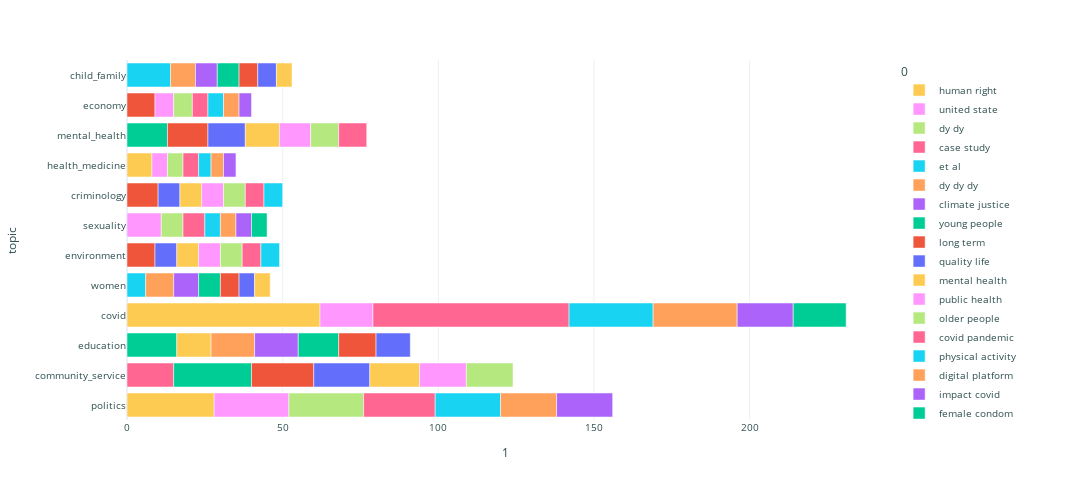

The code cell stored with this chart in its notebook:
### Code cell
fig = px.bar(df4, x=1, y='topic', template='plotly_white', orientation='h',
             labels={1: 'freqcy', 0: 'Bigram', 'topic': 'topic'},
             color=0, color_discrete_sequence=px.colors.qualitative.Plotly_r)
fig.update_layout(font=dict(size=10, color='DarkSlateGray'))
fig.update_layout(width=1200, height=500)
fig.show()

fig.write_html("figures/corex_topics_bigram.html")

### Figure 1 — Plotly figure (JSON) as saved in the notebook; plotly's stock layout.template omitted (floating-point values rounded to 4 significant figures)
{"data": [{"alignmentgroup": "True", "hovertemplate": "0=human right<br>1=%{x}<br>topic=%{y}<extra></extra>", "legendgroup": "human right", "marker": {"color": "#FECB52", "pattern": {"shape": ""}}, "name": "human right", "offsetgroup": "human right", "orientation": "h", "showlegend": true, "textposition": "auto", "type": "bar", "x": [28], "xaxis": "x", "y": ["politics"], "yaxis": "y"}, {"alignmentgroup": "True", "hovertemplate": "0=united state<br>1=%{x}<br>topic=%{y}<extra></extra>", "legendgroup": "united state", "marker": {"color": "#FF97FF", "pattern": {"shape": ""}}, "name": "united state", "offsetgroup": "united state", "orientation": "h", "showlegend": true, "textposition": "auto", "type": "bar", "x": [24], "xaxis": "x", "y": ["politics"], "yaxis": "y"}, {"alignmentgroup": "True", "hovertemplate": "0=dy dy<br>1=%{x}<br>topic=%{y}<extra></extra>", "legendgroup": "dy dy", "marker": {"color": "#B6E880", "pattern": {"shape": ""}}, "name": "dy dy", "offsetgroup": "dy dy", "orientation": "h", "showlegend": true, "textposition": "auto", "type": "bar", "x": [24], "xaxis": "x", "y": ["politics"], "yaxis": "y"}, {"alignmentgroup": "True", "hovertemplate": "0=case study<br>1=%{x}<br>topic=%{y}<extra></extra>", "legendgroup": "case study", "marker": {"color": "#FF6692", "pattern": {"shape": ""}}, "name": "case study", "offsetgroup": "case study", "orientation": "h", "showlegend": true, "textposition": "auto", "type": "bar", "x": [23, 15], "xaxis": "x", "y": ["politics", "community_service"], "yaxis": "y"}, {"alignmentgroup": "True", "hovertemplate": "0=et al<br>1=%{x}<br>topic=%{y}<extra></extra>", "legendgroup": "et al", "marker": {"color": "#19D3F3", "pattern": {"shape": ""}}, "name": "et al", "offsetgroup": "et al", "orientation": "h", "showlegend": true, "textposition": "auto", "type": "bar", "x": [21], "xaxis": "x", "y": ["politics"], "yaxis": "y"}, {"alignmentgroup": "True", "hovertemplate": "0=dy dy dy<br>1=%{x}<br>topic=%{y}<extra></extra>", "legendgroup": "dy dy dy", "marker": {"color": "#FFA15A", "pattern": {"shape": ""}}, "name": "dy dy dy", "offsetgroup": "dy dy dy", "orientation": "h", "showlegend": true, "textposition": "auto", "type": "bar", "x": [18], "xaxis": "x", "y": ["politics"], "yaxis": "y"}, {"alignmentgroup": "True", "hovertemplate": "0=climate justice<br>1=%{x}<br>topic=%{y}<extra></extra>", "legendgroup": "climate justice", "marker": {"color": "#AB63FA", "pattern": {"shape": ""}}, "name": "climate justice", "offsetgroup": "climate justice", "orientation": "h", "showlegend": true, "textposition": "auto", "type": "bar", "x": [18], "xaxis": "x", "y": ["politics"], "yaxis": "y"}, {"alignmentgroup": "True", "hovertemplate": "0=young people<br>1=%{x}<br>topic=%{y}<extra></extra>", "legendgroup": "young people", "marker": {"color": "#00CC96", "pattern": {"shape": ""}}, "name": "young people", "offsetgroup": "young people", "orientation": "h", "showlegend": true, "textposition": "auto", "type": "bar", "x": [25, 16], "xaxis": "x", "y": ["community_service", "education"], "yaxis": "y"}, {"alignmentgroup": "True", "hovertemplate": "0=long term<br>1=%{x}<br>topic=%{y}<extra></extra>", "legendgroup": "long term", "marker": {"color": "#EF553B", "pattern": {"shape": ""}}, "name": "long term", "offsetgroup": "long term", "orientation": "h", "showlegend": true, "textposition": "auto", "type": "bar", "x": [20], "xaxis": "x", "y": ["community_service"], "yaxis": "y"}, {"alignmentgroup": "True", "hovertemplate": "0=quality life<br>1=%{x}<br>topic=%{y}<extra></extra>", "legendgroup": "quality life", "marker": {"color": "#636EFA", "pattern": {"shape": ""}}, "name": "quality life", "offsetgroup": "quality life", "orientation": "h", "showlegend": true, "textposition": "auto", "type": "bar", "x": [18], "xaxis": "x", "y": ["community_service"], "yaxis": "y"}, {"alignmentgroup": "True", "hovertemplate": "0=mental health<br>1=%{x}<br>topic=%{y}<extra></extra>", "legendgroup": "mental health", "marker": {"color": "#FECB52", "pattern": {"shape": ""}}, "name": "mental health", "offsetgroup": "mental health", "orientation": "h", "showlegend": true, "textposition": "auto", "type": "bar", "x": [16, 62, 11], "xaxis": "x", "y": ["community_service", "covid", "education"], "yaxis": "y"}, {"alignmentgroup": "True", "hovertemplate": "0=public health<br>1=%{x}<br>topic=%{y}<extra></extra>", "legendgroup": "public health", "marker": {"color": "#FF97FF", "pattern": {"shape": ""}}, "name": "public health", "offsetgroup": "public health", "orientation": "h", "showlegend": true, "textposition": "auto", "type": "bar", "x": [15, 17], "xaxis": "x", "y": ["community_service", "covid"], "yaxis": "y"}, {"alignmentgroup": "True", "hovertemplate": "0=older people<br>1=%{x}<br>topic=%{y}<extra></extra>", "legendgroup": "older people", "marker": {"color": "#B6E880", "pattern": {"shape": ""}}, "name": "older people", "offsetgroup": "older people", "orientation": "h", "showlegend": true, "textposition": "auto", "type": "bar", "x": [15], "xaxis": "x", "y": ["community_service"], "yaxis": "y"}, {"alignmentgroup": "True", "hovertemplate": "0=covid pandemic<br>1=%{x}<br>topic=%{y}<extra></extra>", "legendgroup": "covid pandemic", "marker": {"color": "#FF6692", "pattern": {"shape": ""}}, "name": "covid pandemic", "offsetgroup": "covid pandemic", "orientation": "h", "showlegend": true, "textposition": "auto", "type": "bar", "x": [63], "xaxis": "x", "y": ["covid"], "yaxis": "y"}, {"alignmentgroup": "True", "hovertemplate": "0=physical activity<br>1=%{x}<br>topic=%{y}<extra></extra>", "legendgroup": "physical activity", "marker": {"color": "#19D3F3", "pattern": {"shape": ""}}, "name": "physical activity", "offsetgroup": "physical activity", "orientation": "h", "showlegend": true, "textposition": "auto", "type": "bar", "x": [27, 6], "xaxis": "x", "y": ["covid", "women"], "yaxis": "y"}, {"alignmentgroup": "True", "hovertemplate": "0=digital platform<br>1=%{x}<br>topic=%{y}<extra></extra>", "legendgroup": "digital platform", "marker": {"color": "#FFA15A", "pattern": {"shape": ""}}, "name": "digital platform", "offsetgroup": "digital platform", "orientation": "h", "showlegend": true, "textposition": "auto", "type": "bar", "x": [27], "xaxis": "x", "y": ["covid"], "yaxis": "y"}, {"alignmentgroup": "True", "hovertemplate": "0=impact covid<br>1=%{x}<br>topic=%{y}<extra></extra>", "legendgroup": "impact covid", "marker": {"color": "#AB63FA", "pattern": {"shape": ""}}, "name": "impact covid", "offsetgroup": "impact covid", "orientation": "h", "showlegend": true, "textposition": "auto", "type": "bar", "x": [18], "xaxis": "x", "y": ["covid"], "yaxis": "y"}, {"alignmentgroup": "True", "hovertemplate": "0=female condom<br>1=%{x}<br>topic=%{y}<extra></extra>", "legendgroup": "female condom", "marker": {"color": "#00CC96", "pattern": {"shape": ""}}, "name": "female condom", "offsetgroup": "female condom", "orientation": "h", "showlegend": true, "textposition": "auto", "type": "bar", "x": [17], "xaxis": "x", "y": ["covid"], "yaxis": "y"}, {"alignmentgroup": "True", "hovertemplate": "0=discriminating power<br>1=%{x}<br>topic=%{y}<extra></extra>", "legendgroup": "discriminating power", "marker": {"color": "#EF553B", "pattern": {"shape": ""}}, "name": "discriminating power", "offsetgroup": "discriminating power", "orientation": "h", "showlegend": true, "textposition": "auto", "type": "bar", "x": [9], "xaxis": "x", "y": ["environment"], "yaxis": "y"}, {"alignmentgroup": "True", "hovertemplate": "0=disruptive innovation<br>1=%{x}<br>topic=%{y}<extra></extra>", "legendgroup": "disruptive innovation", "marker": {"color": "#636EFA", "pattern": {"shape": ""}}, "name": "disruptive innovation", "offsetgroup": "disruptive innovation", "orientation": "h", "showlegend": true, "textposition": "auto", "type": "bar", "x": [7], "xaxis": "x", "y": ["environment"], "yaxis": "y"}, {"alignmentgroup": "True", "hovertemplate": "0=centrality metric<br>1=%{x}<br>topic=%{y}<extra></extra>", "legendgroup": "centrality metric", "marker": {"color": "#FECB52", "pattern": {"shape": ""}}, "name": "centrality metric", "offsetgroup": "centrality metric", "orientation": "h", "showlegend": true, "textposition": "auto", "type": "bar", "x": [7], "xaxis": "x", "y": ["environment"], "yaxis": "y"}, {"alignmentgroup": "True", "hovertemplate": "0=edge centrality<br>1=%{x}<br>topic=%{y}<extra></extra>", "legendgroup": "edge centrality", "marker": {"color": "#FF97FF", "pattern": {"shape": ""}}, "name": "edge centrality", "offsetgroup": "edge centrality", "orientation": "h", "showlegend": true, "textposition": "auto", "type": "bar", "x": [7], "xaxis": "x", "y": ["environment"], "yaxis": "y"}, {"alignmentgroup": "True", "hovertemplate": "0=natural law<br>1=%{x}<br>topic=%{y}<extra></extra>", "legendgroup": "natural law", "marker": {"color": "#B6E880", "pattern": {"shape": ""}}, "name": "natural law", "offsetgroup": "natural law", "orientation": "h", "showlegend": true, "textposition": "auto", "type": "bar", "x": [7], "xaxis": "x", "y": ["environment"], "yaxis": "y"}, {"alignmentgroup": "True", "hovertemplate": "0=farmer right<br>1=%{x}<br>topic=%{y}<extra></extra>", "legendgroup": "farmer right", "marker": {"color": "#FF6692", "pattern": {"shape": ""}}, "name": "farmer right", "offsetgroup": "farmer right", "orientation": "h", "showlegend": true, "textposition": "auto", "type": "bar", "x": [6], "xaxis": "x", "y": ["environment"], "yaxis": "y"}, {"alignmentgroup": "True", "hovertemplate": "0=humananimal relation<br>1=%{x}<br>topic=%{y}<extra></extra>", "legendgroup": "humananimal relation", "marker": {"color": "#19D3F3", "pattern": {"shape": ""}}, "name": "humananimal relation", "offsetgroup": "humananimal relation", "orientation": "h", "showlegend": true, "textposition": "auto", "type": "bar", "x": [6], "xaxis": "x", "y": ["environment"], "yaxis": "y"}, {"alignmentgroup": "True", "hovertemplate": "0=fracture hospitalization<br>1=%{x}<br>topic=%{y}<extra></extra>", "legendgroup": "fracture hospitalization", "marker": {"color": "#FFA15A", "pattern": {"shape": ""}}, "name": "fracture hospitalization", "offsetgroup": "fracture hospitalization", "orientation": "h", "showlegend": true, "textposition": "auto", "type": "bar", "x": [9], "xaxis": "x", "y": ["women"], "yaxis": "y"}, {"alignmentgroup": "True", "hovertemplate": "0=hospitalization rate<br>1=%{x}<br>topic=%{y}<extra></extra>", "legendgroup": "hospitalization rate", "marker": {"color": "#AB63FA", "pattern": {"shape": ""}}, "name": "hospitalization rate", "offsetgroup": "hospitalization rate", "orientation": "h", "showlegend": true, "textposition": "auto", "type": "bar", "x": [8], "xaxis": "x", "y": ["women"], "yaxis": "y"}, {"alignmentgroup": "True", "hovertemplate": "0=fracture hospitalization rate<br>1=%{x}<br>topic=%{y}<extra></extra>", "legendgroup": "fracture hospitalization rate", "marker": {"color": "#00CC96", "pattern": {"shape": ""}}, "name": "fracture hospitalization rate", "offsetgroup": "fracture hospitalization rate", "orientation": "h", "showlegend": true, "textposition": "auto", "type": "bar", "x": [7], "xaxis": "x", "y": ["women"], "yaxis": "y"}, {"alignmentgroup": "True", "hovertemplate": "0=ina group<br>1=%{x}<br>topic=%{y}<extra></extra>", "legendgroup": "ina group", "marker": {"color": "#EF553B", "pattern": {"shape": ""}}, "name": "ina group", "offsetgroup": "ina group", "orientation": "h", "showlegend": true, "textposition": "auto", "type": "bar", "x": [6], "xaxis": "x", "y": ["women"], "yaxis": "y"}, {"alignmentgroup": "True", "hovertemplate": "0=human trafficking<br>1=%{x}<br>topic=%{y}<extra></extra>", "legendgroup": "human trafficking", "marker": {"color": "#636EFA", "pattern": {"shape": ""}}, "name": "human trafficking", "offsetgroup": "human trafficking", "orientation": "h", "showlegend": true, "textposition": "auto", "type": "bar", "x": [5], "xaxis": "x", "y": ["women"], "yaxis": "y"}, {"alignmentgroup": "True", "hovertemplate": "0=trafficking slavery<br>1=%{x}<br>topic=%{y}<extra></extra>", "legendgroup": "trafficking slavery", "marker": {"color": "#FECB52", "pattern": {"shape": ""}}, "name": "trafficking slavery", "offsetgroup": "trafficking slavery", "orientation": "h", "showlegend": true, "textposition": "auto", "type": "bar", "x": [5], "xaxis": "x", "y": ["women"], "yaxis": "y"}, {"alignmentgroup": "True", "hovertemplate": "0=age standardised<br>1=%{x}<br>topic=%{y}<extra></extra>", "legendgroup": "age standardised", "marker": {"color": "#FF97FF", "pattern": {"shape": ""}}, "name": "age standardised", "offsetgroup": "age standardised", "orientation": "h", "showlegend": true, "textposition": "auto", "type": "bar", "x": [11], "xaxis": "x", "y": ["sexuality"], "yaxis": "y"}, {"alignmentgroup": "True", "hovertemplate": "0=peg rhumgdf<br>1=%{x}<br>topic=%{y}<extra></extra>", "legendgroup": "peg rhumgdf", "marker": {"color": "#B6E880", "pattern": {"shape": ""}}, "name": "peg rhumgdf", "offsetgroup": "peg rhumgdf", "orientation": "h", "showlegend": true, "textposition": "auto", "type": "bar", "x": [7], "xaxis": "x", "y": ["sexuality"], "yaxis": "y"}, {"alignmentgroup": "True", "hovertemplate": "0=multi omics<br>1=%{x}<br>topic=%{y}<extra></extra>", "legendgroup": "multi omics", "marker": {"color": "#FF6692", "pattern": {"shape": ""}}, "name": "multi omics", "offsetgroup": "multi omics", "orientation": "h", "showlegend": true, "textposition": "auto", "type": "bar", "x": [7], "xaxis": "x", "y": ["sexuality"], "yaxis": "y"}, {"alignmentgroup": "True", "hovertemplate": "0=essentialist belief<br>1=%{x}<br>topic=%{y}<extra></extra>", "legendgroup": "essentialist belief", "marker": {"color": "#19D3F3", "pattern": {"shape": ""}}, "name": "essentialist belief", "offsetgroup": "essentialist belief", "orientation": "h", "showlegend": true, "textposition": "auto", "type": "bar", "x": [5], "xaxis": "x", "y": ["sexuality"], "yaxis": "y"}, {"alignmentgroup": "True", "hovertemplate": "0=cvr transcript<br>1=%{x}<br>topic=%{y}<extra></extra>", "legendgroup": "cvr transcript", "marker": {"color": "#FFA15A", "pattern": {"shape": ""}}, "name": "cvr transcript", "offsetgroup": "cvr transcript", "orientation": "h", "showlegend": true, "textposition": "auto", "type": "bar", "x": [5], "xaxis": "x", "y": ["sexuality"], "yaxis": "y"}, {"alignmentgroup": "True", "hovertemplate": "0=rate per<br>1=%{x}<br>topic=%{y}<extra></extra>", "legendgroup": "rate per", "marker": {"color": "#AB63FA", "pattern": {"shape": ""}}, "name": "rate per", "offsetgroup": "rate per", "orientation": "h", "showlegend": true, "textposition": "auto", "type": "bar", "x": [5], "xaxis": "x", "y": ["sexuality"], "yaxis": "y"}, {"alignmentgroup": "True", "hovertemplate": "0=standardised prevalence<br>1=%{x}<br>topic=%{y}<extra></extra>", "legendgroup": "standardised prevalence", "marker": {"color": "#00CC96", "pattern": {"shape": ""}}, "name": "standardised prevalence", "offsetgroup": "standardised prevalence", "orientation": "h", "showlegend": true, "textposition": "auto", "type": "bar", "x": [5], "xaxis": "x", "y": ["sexuality"], "yaxis": "y"}, {"alignmentgroup": "True", "hovertemplate": "0=level planner<br>1=%{x}<br>topic=%{y}<extra></extra>", "legendgroup": "level planner", "marker": {"color": "#EF553B", "pattern": {"shape": ""}}, "name": "level planner", "offsetgroup": "level planner", "orientation": "h", "showlegend": true, "textposition": "auto", "type": "bar", "x": [10], "xaxis": "x", "y": ["criminology"], "yaxis": "y"}, {"alignmentgroup": "True", "hovertemplate": "0=new guinean<br>1=%{x}<br>topic=%{y}<extra></extra>", "legendgroup": "new guinean", "marker": {"color": "#636EFA", "pattern": {"shape": ""}}, "name": "new guinean", "offsetgroup": "new guinean", "orientation": "h", "showlegend": true, "textposition": "auto", "type": "bar", "x": [7], "xaxis": "x", "y": ["criminology"], "yaxis": "y"}, {"alignmentgroup": "True", "hovertemplate": "0=coercive control<br>1=%{x}<br>topic=%{y}<extra></extra>", "legendgroup": "coercive control", "marker": {"color": "#FECB52", "pattern": {"shape": ""}}, "name": "coercive control", "offsetgroup": "coercive control", "orientation": "h", "showlegend": true, "textposition": "auto", "type": "bar", "x": [7], "xaxis": "x", "y": ["criminology"], "yaxis": "y"}, {"alignmentgroup": "True", "hovertemplate": "0=harq scheme<br>1=%{x}<br>topic=%{y}<extra></extra>", "legendgroup": "harq scheme", "marker": {"color": "#FF97FF", "pattern": {"shape": ""}}, "name": "harq scheme", "offsetgroup": "harq scheme", "orientation": "h", "showlegend": true, "textposition": "auto", "type": "bar", "x": [7], "xaxis": "x", "y": ["criminology"], "yaxis": "y"}, {"alignmentgroup": "True", "hovertemplate": "0=crime prevention<br>1=%{x}<br>topic=%{y}<extra></extra>", "legendgroup": "crime prevention", "marker": {"color": "#B6E880", "pattern": {"shape": ""}}, "name": "crime prevention", "offsetgroup": "crime prevention", "orientation": "h", "showlegend": true, "textposition": "auto", "type": "bar", "x": [7], "xaxis": "x", "y": ["criminology"], "yaxis": "y"}, {"alignmentgroup": "True", "hovertemplate": "0=concentric stenosis<br>1=%{x}<br>topic=%{y}<extra></extra>", "legendgroup": "concentric stenosis", "marker": {"color": "#FF6692", "pattern": {"shape": ""}}, "name": "concentric stenosis", "offsetgroup": "concentric stenosis", "orientation": "h", "showlegend": true, "textposition": "auto", "type": "bar", "x": [6], "xaxis": "x", "y": ["criminology"], "yaxis": "y"}, {"alignmentgroup": "True", "hovertemplate": "0=papua new<br>1=%{x}<br>topic=%{y}<extra></extra>", "legendgroup": "papua new", "marker": {"color": "#19D3F3", "pattern": {"shape": ""}}, "name": "papua new", "offsetgroup": "papua new", "orientation": "h", "showlegend": true, "textposition": "auto", "type": "bar", "x": [6], "xaxis": "x", "y": ["criminology"], "yaxis": "y"}, {"alignmentgroup": "True", "hovertemplate": "0=sex education<br>1=%{x}<br>topic=%{y}<extra></extra>", "legendgroup": "sex education", "marker": {"color": "#FFA15A", "pattern": {"shape": ""}}, "name": "sex education", "offsetgroup": "sex education", "orientation": "h", "showlegend": true, "textposition": "auto", "type": "bar", "x": [14], "xaxis": "x", "y": ["education"], "yaxis": "y"}, {"alignmentgroup": "True", "hovertemplate": "0=performance anxiety<br>1=%{x}<br>topic=%{y}<extra></extra>", "legendgroup": "performance anxiety", "marker": {"color": "#AB63FA", "pattern": {"shape": ""}}, "name": "performance anxiety", "offsetgroup": "performance anxiety", "orientation": "h", "showlegend": true, "textposition": "auto", "type": "bar", "x": [14], "xaxis": "x", "y": ["education"], "yaxis": "y"}, {"alignmentgroup": "True", "hovertemplate": "0=twin pair<br>1=%{x}<br>topic=%{y}<extra></extra>", "legendgroup": "twin pair", "marker": {"color": "#00CC96", "pattern": {"shape": ""}}, "name": "twin pair", "offsetgroup": "twin pair", "orientation": "h", "showlegend": true, "textposition": "auto", "type": "bar", "x": [13], "xaxis": "x", "y": ["education"], "yaxis": "y"}, {"alignmentgroup": "True", "hovertemplate": "0=per day<br>1=%{x}<br>topic=%{y}<extra></extra>", "legendgroup": "per day", "marker": {"color": "#EF553B", "pattern": {"shape": ""}}, "name": "per day", "offsetgroup": "per day", "orientation": "h", "showlegend": true, "textposition": "auto", "type": "bar", "x": [12], "xaxis": "x", "y": ["education"], "yaxis": "y"}, {"alignmentgroup": "True", "hovertemplate": "0=intellectual disability<br>1=%{x}<br>topic=%{y}<extra></extra>", "legendgroup": "intellectual disability", "marker": {"color": "#636EFA", "pattern": {"shape": ""}}, "name": "intellectual disability", "offsetgroup": "intellectual disability", "orientation": "h", "showlegend": true, "textposition": "auto", "type": "bar", "x": [11], "xaxis": "x", "y": ["education"], "yaxis": "y"}, {"alignmentgroup": "True", "hovertemplate": "0=backed artefact<br>1=%{x}<br>topic=%{y}<extra></extra>", "legendgroup": "backed artefact", "marker": {"color": "#FECB52", "pattern": {"shape": ""}}, "name": "backed artefact", "offsetgroup": "backed artefact", "orientation": "h", "showlegend": true, "textposition": "auto", "type": "bar", "x": [8], "xaxis": "x", "y": ["health_medicine"], "yaxis": "y"}, {"alignmentgroup": "True", "hovertemplate": "0=heat treatment<br>1=%{x}<br>topic=%{y}<extra></extra>", "legendgroup": "heat treatment", "marker": {"color": "#FF97FF", "pattern": {"shape": ""}}, "name": "heat treatment", "offsetgroup": "heat treatment", "orientation": "h", "showlegend": true, "textposition": "auto", "type": "bar", "x": [5], "xaxis": "x", "y": ["health_medicine"], "yaxis": "y"}, {"alignmentgroup": "True", "hovertemplate": "0=prevalence multimorbidity<br>1=%{x}<br>topic=%{y}<extra></extra>", "legendgroup": "prevalence multimorbidity", "marker": {"color": "#B6E880", "pattern": {"shape": ""}}, "name": "prevalence multimorbidity", "offsetgroup": "prevalence multimorbidity", "orientation": "h", "showlegend": true, "textposition": "auto", "type": "bar", "x": [5], "xaxis": "x", "y": ["health_medicine"], "yaxis": "y"}, {"alignmentgroup": "True", "hovertemplate": "0=chronic condition<br>1=%{x}<br>topic=%{y}<extra></extra>", "legendgroup": "chronic condition", "marker": {"color": "#FF6692", "pattern": {"shape": ""}}, "name": "chronic condition", "offsetgroup": "chronic condition", "orientation": "h", "showlegend": true, "textposition": "auto", "type": "bar", "x": [5], "xaxis": "x", "y": ["health_medicine"], "yaxis": "y"}, {"alignmentgroup": "True", "hovertemplate": "0=reaction rate<br>1=%{x}<br>topic=%{y}<extra></extra>", "legendgroup": "reaction rate", "marker": {"color": "#19D3F3", "pattern": {"shape": ""}}, "name": "reaction rate", "offsetgroup": "reaction rate", "orientation": "h", "showlegend": true, "textposition": "auto", "type": "bar", "x": [4], "xaxis": "x", "y": ["health_medicine"], "yaxis": "y"}, {"alignmentgroup": "True", "hovertemplate": "0=surgical site<br>1=%{x}<br>topic=%{y}<extra></extra>", "legendgroup": "surgical site", "marker": {"color": "#FFA15A", "pattern": {"shape": ""}}, "name": "surgical site", "offsetgroup": "surgical site", "orientation": "h", "showlegend": true, "textposition": "auto", "type": "bar", "x": [4], "xaxis": "x", "y": ["health_medicine"], "yaxis": "y"}, {"alignmentgroup": "True", "hovertemplate": "0=site infection<br>1=%{x}<br>topic=%{y}<extra></extra>", "legendgroup": "site infection", "marker": {"color": "#AB63FA", "pattern": {"shape": ""}}, "name": "site infection", "offsetgroup": "site infection", "orientation": "h", "showlegend": true, "textposition": "auto", "type": "bar", "x": [4], "xaxis": "x", "y": ["health_medicine"], "yaxis": "y"}, {"alignmentgroup": "True", "hovertemplate": "0=suicidal ideation<br>1=%{x}<br>topic=%{y}<extra></extra>", "legendgroup": "suicidal ideation", "marker": {"color": "#00CC96", "pattern": {"shape": ""}}, "name": "suicidal ideation", "offsetgroup": "suicidal ideation", "orientation": "h", "showlegend": true, "textposition": "auto", "type": "bar", "x": [13], "xaxis": "x", "y": ["mental_health"], "yaxis": "y"}, {"alignmentgroup": "True", "hovertemplate": "0=financial well<br>1=%{x}<br>topic=%{y}<extra></extra>", "legendgroup": "financial well", "marker": {"color": "#EF553B", "pattern": {"shape": ""}}, "name": "financial well", "offsetgroup": "financial well", "orientation": "h", "showlegend": true, "textposition": "auto", "type": "bar", "x": [13, 9], "xaxis": "x", "y": ["mental_health", "economy"], "yaxis": "y"}, {"alignmentgroup": "True", "hovertemplate": "0=phone driving<br>1=%{x}<br>topic=%{y}<extra></extra>", "legendgroup": "phone driving", "marker": {"color": "#636EFA", "pattern": {"shape": ""}}, "name": "phone driving", "offsetgroup": "phone driving", "orientation": "h", "showlegend": true, "textposition": "auto", "type": "bar", "x": [12], "xaxis": "x", "y": ["mental_health"], "yaxis": "y"}, {"alignmentgroup": "True", "hovertemplate": "0=cell phone<br>1=%{x}<br>topic=%{y}<extra></extra>", "legendgroup": "cell phone", "marker": {"color": "#FECB52", "pattern": {"shape": ""}}, "name": "cell phone", "offsetgroup": "cell phone", "orientation": "h", "showlegend": true, "textposition": "auto", "type": "bar", "x": [11], "xaxis": "x", "y": ["mental_health"], "yaxis": "y"}, {"alignmentgroup": "True", "hovertemplate": "0=sp cell<br>1=%{x}<br>topic=%{y}<extra></extra>", "legendgroup": "sp cell", "marker": {"color": "#FF97FF", "pattern": {"shape": ""}}, "name": "sp cell", "offsetgroup": "sp cell", "orientation": "h", "showlegend": true, "textposition": "auto", "type": "bar", "x": [10], "xaxis": "x", "y": ["mental_health"], "yaxis": "y"}, {"alignmentgroup": "True", "hovertemplate": "0=mobile phone<br>1=%{x}<br>topic=%{y}<extra></extra>", "legendgroup": "mobile phone", "marker": {"color": "#B6E880", "pattern": {"shape": ""}}, "name": "mobile phone", "offsetgroup": "mobile phone", "orientation": "h", "showlegend": true, "textposition": "auto", "type": "bar", "x": [9], "xaxis": "x", "y": ["mental_health"], "yaxis": "y"}, {"alignmentgroup": "True", "hovertemplate": "0=mar conceived<br>1=%{x}<br>topic=%{y}<extra></extra>", "legendgroup": "mar conceived", "marker": {"color": "#FF6692", "pattern": {"shape": ""}}, "name": "mar conceived", "offsetgroup": "mar conceived", "orientation": "h", "showlegend": true, "textposition": "auto", "type": "bar", "x": [9], "xaxis": "x", "y": ["mental_health"], "yaxis": "y"}, {"alignmentgroup": "True", "hovertemplate": "0=abuse material<br>1=%{x}<br>topic=%{y}<extra></extra>", "legendgroup": "abuse material", "marker": {"color": "#19D3F3", "pattern": {"shape": ""}}, "name": "abuse material", "offsetgroup": "abuse material", "orientation": "h", "showlegend": true, "textposition": "auto", "type": "bar", "x": [14], "xaxis": "x", "y": ["child_family"], "yaxis": "y"}, {"alignmentgroup": "True", "hovertemplate": "0=gastric cancer<br>1=%{x}<br>topic=%{y}<extra></extra>", "legendgroup": "gastric cancer", "marker": {"color": "#FFA15A", "pattern": {"shape": ""}}, "name": "gastric cancer", "offsetgroup": "gastric cancer", "orientation": "h", "showlegend": true, "textposition": "auto", "type": "bar", "x": [8], "xaxis": "x", "y": ["child_family"], "yaxis": "y"}, {"alignmentgroup": "True", "hovertemplate": "0=child centred<br>1=%{x}<br>topic=%{y}<extra></extra>", "legendgroup": "child centred", "marker": {"color": "#AB63FA", "pattern": {"shape": ""}}, "name": "child centred", "offsetgroup": "child centred", "orientation": "h", "showlegend": true, "textposition": "auto", "type": "bar", "x": [7], "xaxis": "x", "y": ["child_family"], "yaxis": "y"}, {"alignmentgroup": "True", "hovertemplate": "0=wage share<br>1=%{x}<br>topic=%{y}<extra></extra>", "legendgroup": "wage share", "marker": {"color": "#00CC96", "pattern": {"shape": ""}}, "name": "wage share", "offsetgroup": "wage share", "orientation": "h", "showlegend": true, "textposition": "auto", "type": "bar", "x": [7], "xaxis": "x", "y": ["child_family"], "yaxis": "y"}, {"alignmentgroup": "True", "hovertemplate": "0=body composition<br>1=%{x}<br>topic=%{y}<extra></extra>", "legendgroup": "body composition", "marker": {"color": "#EF553B", "pattern": {"shape": ""}}, "name": "body composition", "offsetgroup": "body composition", "orientation": "h", "showlegend": true, "textposition": "auto", "type": "bar", "x": [6], "xaxis": "x", "y": ["child_family"], "yaxis": "y"}, {"alignmentgroup": "True", "hovertemplate": "0=point prevalence<br>1=%{x}<br>topic=%{y}<extra></extra>", "legendgroup": "point prevalence", "marker": {"color": "#636EFA", "pattern": {"shape": ""}}, "name": "point prevalence", "offsetgroup": "point prevalence", "orientation": "h", "showlegend": true, "textposition": "auto", "type": "bar", "x": [6], "xaxis": "x", "y": ["child_family"], "yaxis": "y"}, {"alignmentgroup": "True", "hovertemplate": "0=indigenous child<br>1=%{x}<br>topic=%{y}<extra></extra>", "legendgroup": "indigenous child", "marker": {"color": "#FECB52", "pattern": {"shape": ""}}, "name": "indigenous child", "offsetgroup": "indigenous child", "orientation": "h", "showlegend": true, "textposition": "auto", "type": "bar", "x": [5], "xaxis": "x", "y": ["child_family"], "yaxis": "y"}, {"alignmentgroup": "True", "hovertemplate": "0=regional cpi<br>1=%{x}<br>topic=%{y}<extra></extra>", "legendgroup": "regional cpi", "marker": {"color": "#FF97FF", "pattern": {"shape": ""}}, "name": "regional cpi", "offsetgroup": "regional cpi", "orientation": "h", "showlegend": true, "textposition": "auto", "type": "bar", "x": [6], "xaxis": "x", "y": ["economy"], "yaxis": "y"}, {"alignmentgroup": "True", "hovertemplate": "0=co management<br>1=%{x}<br>topic=%{y}<extra></extra>", "legendgroup": "co management", "marker": {"color": "#B6E880", "pattern": {"shape": ""}}, "name": "co management", "offsetgroup": "co management", "orientation": "h", "showlegend": true, "textposition": "auto", "type": "bar", "x": [6], "xaxis": "x", "y": ["economy"], "yaxis": "y"}, {"alignmentgroup": "True", "hovertemplate": "0=medium usage<br>1=%{x}<br>topic=%{y}<extra></extra>", "legendgroup": "medium usage", "marker": {"color": "#FF6692", "pattern": {"shape": ""}}, "name": "medium usage", "offsetgroup": "medium usage", "orientation": "h", "showlegend": true, "textposition": "auto", "type": "bar", "x": [5], "xaxis": "x", "y": ["economy"], "yaxis": "y"}, {"alignmentgroup": "True", "hovertemplate": "0=strong leader<br>1=%{x}<br>topic=%{y}<extra></extra>", "legendgroup": "strong leader", "marker": {"color": "#19D3F3", "pattern": {"shape": ""}}, "name": "strong leader", "offsetgroup": "strong leader", "orientation": "h", "showlegend": true, "textposition": "auto", "type": "bar", "x": [5], "xaxis": "x", "y": ["economy"], "yaxis": "y"}, {"alignmentgroup": "True", "hovertemplate": "0=advocacy tactic<br>1=%{x}<br>topic=%{y}<extra></extra>", "legendgroup": "advocacy tactic", "marker": {"color": "#FFA15A", "pattern": {"shape": ""}}, "name": "advocacy tactic", "offsetgroup": "advocacy tactic", "orientation": "h", "showlegend": true, "textposition": "auto", "type": "bar", "x": [5], "xaxis": "x", "y": ["economy"], "yaxis": "y"}, {"alignmentgroup": "True", "hovertemplate": "0=western journalist<br>1=%{x}<br>topic=%{y}<extra></extra>", "legendgroup": "western journalist", "marker": {"color": "#AB63FA", "pattern": {"shape": ""}}, "name": "western journalist", "offsetgroup": "western journalist", "orientation": "h", "showlegend": true, "textposition": "auto", "type": "bar", "x": [4], "xaxis": "x", "y": ["economy"], "yaxis": "y"}], "layout": {"barmode": "relative", "font": {"color": "DarkSlateGray", "size": 10}, "height": 500, "legend": {"title": {"text": "0"}, "tracegroupgap": 0}, "margin": {"t": 60}, "width": 1200, "xaxis": {"anchor": "y", "domain": [0, 1], "title": {"text": "1"}}, "yaxis": {"anchor": "x", "domain": [0, 1], "title": {"text": "topic"}}}}
